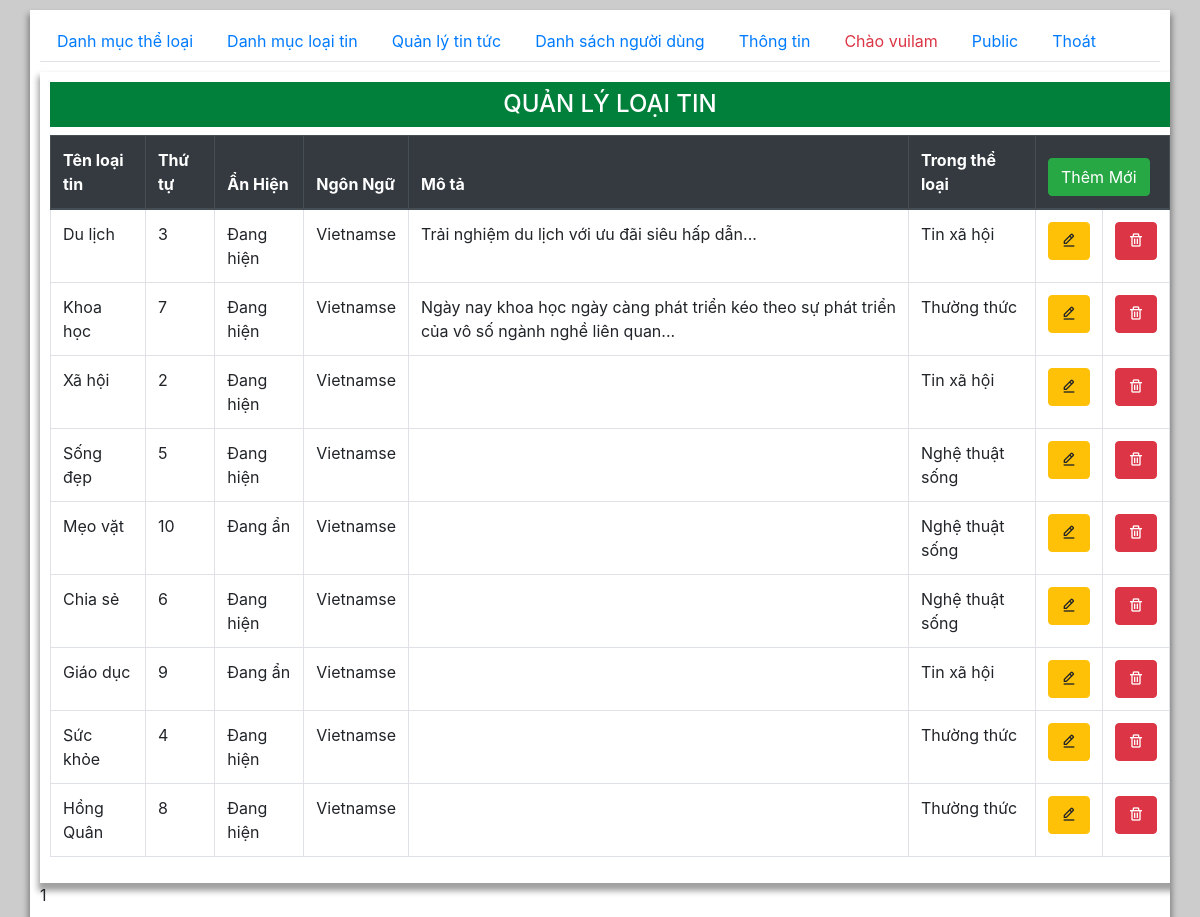
/admin/index.php?page=loaitin (signed in), run on the app's committed database.
### tables this page shows
CREATE TABLE `loaitin` (
  `idLT` int(11) NOT NULL,
  `lang` char(2) DEFAULT 'vi',
  `Ten` varchar(100) NOT NULL DEFAULT '',
  `slug` varchar(100) NOT NULL,
  `ThuTu` tinyint(11) DEFAULT 0,
  `AnHien` tinyint(1) DEFAULT 1,
  `MoTa` varchar(4000) NOT NULL,
  `idTL` int(11) NOT NULL DEFAULT 1
);

CREATE TABLE `theloai` (
  `idTL` int(11) NOT NULL,
  `lang` char(2) DEFAULT 'vi',
  `TenTL` varchar(255) NOT NULL DEFAULT '',
  `ThuTu` int(11) DEFAULT 0,
  `AnHien` tinyint(1) DEFAULT 1
);

### functions.php (called while the page is built, shortened)
<?php
  function executeResult($sql)  {
    $conn= new mysqli(DB_HOST,DB_USERNAME,DB_PASSWORD,DB_NAME);
    mysqli_set_charset($conn, "utf8");
    $result=mysqli_query($conn,$sql);
    $data=[];
    if($result!=null){
        while ($row=mysqli_fetch_assoc($result)) {
            $data[]=$row;
        }
    }
    return $data;
  }
?>

### admin/loaitin.php (the view, shortened to what this page needs)
<?php
require_once "../functions.php";
$sql="SELECT loaitin.*,theloai.TenTL FROM loaitin LEFT JOIN theloai on loaitin.idTL = theloai.idTL";
$result=executeResult($sql);
?>
<div class="container">
    <h2 class="py-2 text-center h4 ">QUẢN LÝ LOẠI TIN</h2>
    <table class="table table-hover table-bordered">
    <thead  class="thead-dark" >
        <tr>
            <th>Tên loại tin</th>
            <th>Thứ tự </th>
            <th>Ẩn Hiện</th>
            <th>Ngôn Ngữ</th>
            <th width="500">Mô tả</th>
            <th>Trong thể loại</th>
            <th colspan="2">
            <a class="btn btn-success" href="./loaitin_them_sua.php">Thêm Mới</a>
            </th>
        </tr>
    </thead>
    <tbody>
    <?php
        foreach ($result as $item) {
            if($item['lang']=='vi') $lang='Vietnamse'; else $lang='English';
            $anHien= $item['AnHien']?"Đang hiện":'Đang ẩn';
            echo "<tr>
                <td>$item[Ten]</td>
                <td>$item[ThuTu]</td>
                <td>$anHien</td>
                <td>$lang</td>
                <td>$item[MoTa]</td>
                <td>$item[TenTL]</td>
                <td style='width:60px'><a href='./loaitin_them_sua.php?idLT=$item[idLT]'><button class='btn btn-warning'><i class='bx bx-edit-alt'></i></button></a></td>
                <td style='width:60px'><button class='btn btn-danger' onclick='deleteLT($item[idLT])'><i class='bx bx-trash'></i></button></td>
            </tr>";
        }
    ?>
    </tbody>
</table>
</div>

### admin/index.php (shortened to what this page needs)
<?php
require_once "../functions.php";
$page = $_GET['page'] ?? "theloai";
?>
<!DOCTYPE html>
<html lang="vi">
<head>
   <link href='https://unpkg.com/boxicons@2.0.9/css/boxicons.min.css' rel='stylesheet'>
   <link rel="stylesheet" href="https://maxcdn.bootstrapcdn.com/bootstrap/4.4.1/css/bootstrap.min.css">
   <link rel="stylesheet" href="./main.css">
</head>
<body>
   <div class="container">
   <?php require_once "menu.php";?>
   <div class="tab-content">
      <div class="tab-pane active" id="">
         <?= require_once "$page.php" ?>
      </div>
   </div>
   </div>
</body>
</html>

### admin/menu.php
<ul class="nav nav-tabs">
    <li class="nav-item">
    <a class="nav-link <?php if($page=='theloai') echo 'active'  ?>  " data-toggle="tab" href="index.php?page=theloai">Danh mục thể loại</a>
    </li>
    <li class="nav-item">
    <a class="nav-link"  <?php if($page=='loaitin') echo 'active'  ?>  data-toggle="tab" href="index.php?page=loaitin">Danh mục loại tin</a>
    </li>
    <li class="nav-item">
    <a class="nav-link" <?php if($page=='tin') echo 'active'  ?>  data-toggle="tab" href="index.php?page=tin">Quản lý tin tức </a>
    </li>
    <li class="nav-item">
    <a class="nav-link" <?php if($page=='user') echo 'active'  ?>  data-toggle="tab" href="index.php?page=user">Danh sách người dùng </a>
    </li>
    <li class="nav-item">
    <a class="nav-link" <?php if($page=='thongtin') echo 'active'  ?>  data-toggle="tab" href="index.php?page=thongtin">Thông tin </a>
    </li>
    <li class="nav-item">
        <a class="nav-link text-danger" href="#">Chào <?=$_SESSION['un']?></a>
    </li>
    <li class="nav-item">
        <a class="nav-link" href="../" target="public">Public</a>
    </li>
    <li class="nav-item">
    <a class="nav-link" data-toggle="tab" href="thoat.php">Thoát </a>
    </li>
</ul>

### admin/main.css (style rules this page uses)
body { width: 100%; min-height:100vh; background: #ccc; }
.container { margin: auto; margin-top: 10px; width: 1200px; padding: 10px; overflow: hidden; background: #fff; box-shadow: 0 6px 6px 2px rgba(0, 0, 0, 0.372) ; }
.container h2 { background: rgb(0, 128, 58); color: #fff; }
button { border: 1px double #333; border-radius: 3px; outline: none; }

### data on the page
loaitin: Ten "Du lịch", ThuTu "3", AnHien "Đang hiện", lang "Vietnamse", MoTa "Trải nghiệm du lịch với ưu đãi siêu hấp dẫn...", theloai.TenTL "Tin xã hội"
loaitin: Ten "Khoa học", ThuTu "7", AnHien "Đang hiện", lang "Vietnamse", MoTa "Ngày nay khoa học ngày càng phát triển kéo theo sự phát triển của vô số ngành nghề liên quan...", theloai.TenTL "Thường thức"
loaitin: Ten "Xã hội", ThuTu "2", AnHien "Đang hiện", lang "Vietnamse", theloai.TenTL "Tin xã hội"
loaitin: Ten "Sống đẹp", ThuTu "5", AnHien "Đang hiện", lang "Vietnamse", theloai.TenTL "Nghệ thuật sống"
loaitin: Ten "Mẹo vặt", ThuTu "10", AnHien "Đang ẩn", lang "Vietnamse", theloai.TenTL "Nghệ thuật sống"
loaitin: Ten "Chia sẻ", ThuTu "6", AnHien "Đang hiện", lang "Vietnamse", theloai.TenTL "Nghệ thuật sống"
loaitin: Ten "Giáo dục", ThuTu "9", AnHien "Đang ẩn", lang "Vietnamse", theloai.TenTL "Tin xã hội"
loaitin: Ten "Sức khỏe", ThuTu "4", AnHien "Đang hiện", lang "Vietnamse", theloai.TenTL "Thường thức"
loaitin: Ten "Hồng Quân", ThuTu "8", AnHien "Đang hiện", lang "Vietnamse", theloai.TenTL "Thường thức"

### other printed values
$_SESSION['un'] "vuilam"
require_once "$page.php" "1"
